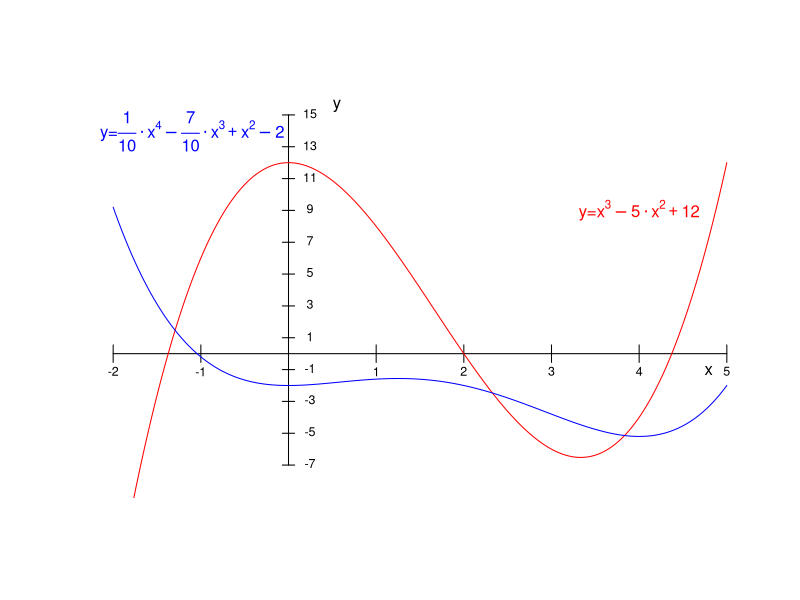
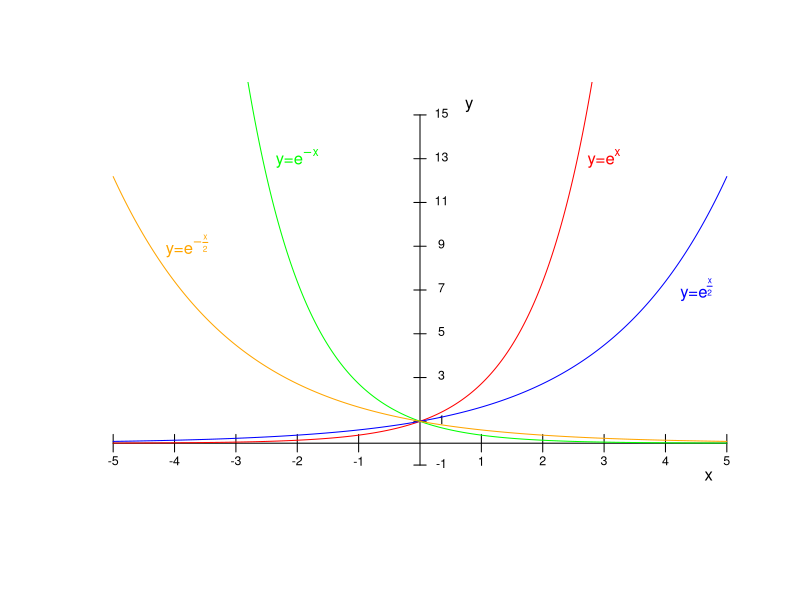
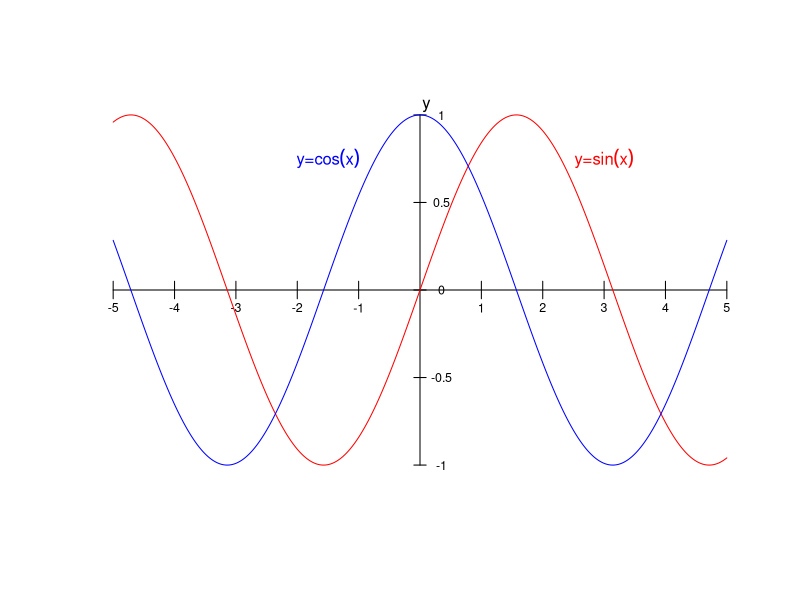
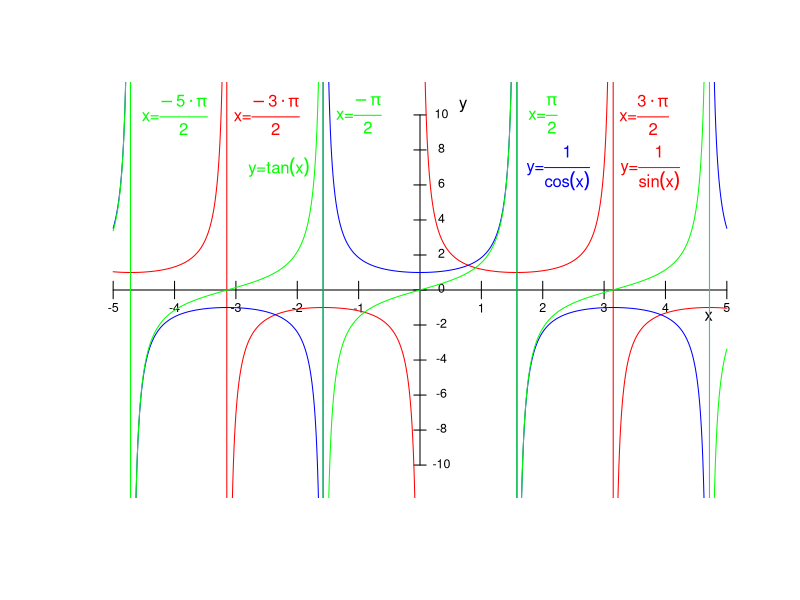
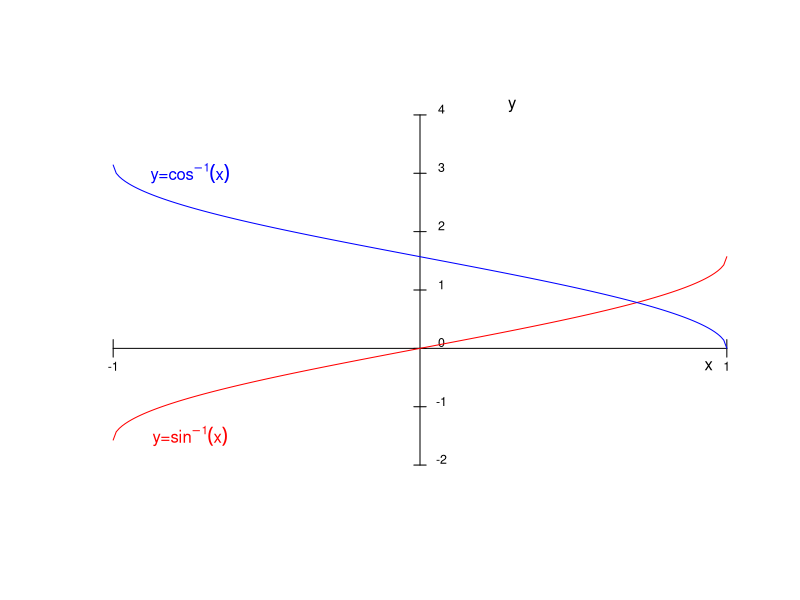
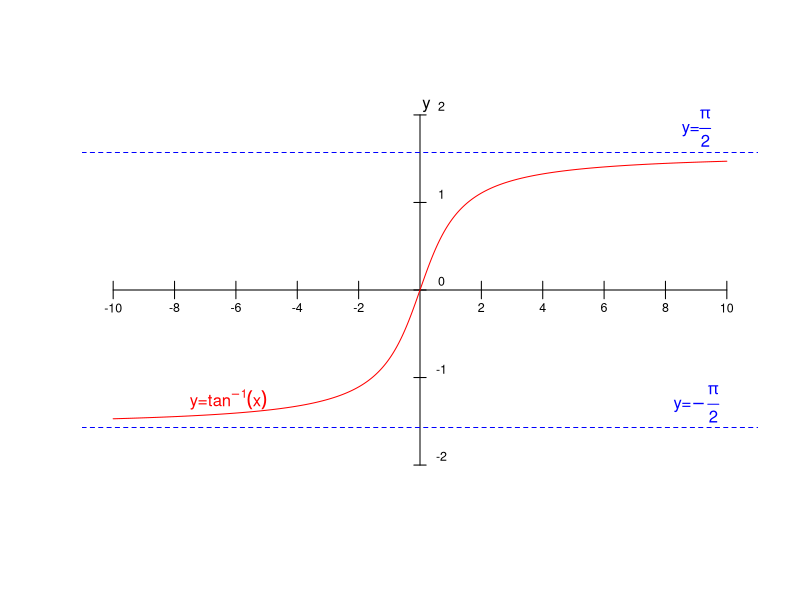

The R script that drew these images, in order:
## ---- chunk 1
knitr::opts_chunk$set(echo = TRUE)
#reticulate::use_python("/Users/juangabriel/anaconda3/bin/python")
#reticulate::py_install("sympy")
## ---- chunk 2
xmin=-2
xmax=5
ymin=-7
ymax=15
tolx=0.01*(xmax-xmin)
toly=0.05*(ymax-ymin)
quantsx=7
quantsy=11
f = function(x){x^3-5*x^2+12}
g = function(x){x^4/10-7*x^3/10+x^2-2}
plot(c(xmin-tolx,xmax+tolx,xmin-tolx,xmax+tolx),c(ymin-toly,ymin-toly,ymax+toly,ymax+toly),type="n",xlab="",ylab="",xaxt="n",yaxt="n",axes=FALSE)
x=seq(from=xmin,to=xmax,by=0.01)
#points(x,f(x),type="l")
lines(c(0,0),c(ymin,ymax))
lines(c(xmin,xmax),c(0,0))
text(xmax-3*tolx,-15*tolx,"x")
text(toly/2,ymax+toly/2,"y")
for (i in 0:(quantsx)){
  if(xmin+((xmax-xmin)/quantsx)*i != 0){
    lines(rep(xmin+((xmax-xmin)/quantsx)*i,2),c(-0.5*toly,+0.5*toly))
    text(xmin+((xmax-xmin)/quantsx)*i,-1*toly,xmin+((xmax-xmin)/quantsx)*i,cex=0.75)}
  }

for (i in 0:(quantsy)){
  lines(c(-tolx,tolx),ymin+rep(((ymax-ymin)/quantsy)*i,2))
 text(3.5*tolx,0.1+ymin+((ymax-ymin)/quantsy)*i,ymin+((ymax-ymin)/quantsy)*i,cex=0.75)
}
lines(x,f(x),col="red")
lines(x,g(x),col="blue")
text(4,9,expression(paste("y=",x^3 - 5%.%x^2 + 12)),col="red")
text(-1.1,14,expression(paste("y=",frac(1,10)%.%x^4 - frac(7,10)%.%x^3 + x^2 - 2)),col="blue")
## ---- chunk 3
xmin=-5
xmax=5
ymin=-1
ymax=15
tolx=0.01*(xmax-xmin)
toly=0.05*(ymax-ymin)
quantsx=10
quantsy=8
f = function(x){exp(x)}
g = function(x){exp(x/2)}
h = function(x){exp(-x)}
k = function(x){exp(-x/2)}
plot(c(xmin-tolx,xmax+tolx,xmin-tolx,xmax+tolx),c(ymin-toly,ymin-toly,ymax+toly,ymax+toly),type="n",xlab="",ylab="",xaxt="n",yaxt="n",axes=FALSE)
x=seq(from=xmin,to=xmax,by=0.01)
#points(x,f(x),type="l")
lines(c(0,0),c(ymin,ymax))
lines(c(xmin,xmax),c(0,0))
text(xmax-3*tolx,-15*tolx,"x")
text(toly,ymax+toly/2,"y")
for (i in 0:(quantsx)){
  if(xmin+((xmax-xmin)/quantsx)*i != 0){
    lines(rep(xmin+((xmax-xmin)/quantsx)*i,2),c(-0.5*toly,+0.5*toly))
    text(xmin+((xmax-xmin)/quantsx)*i,-1*toly,xmin+((xmax-xmin)/quantsx)*i,cex=0.75)}
  }

for (i in 0:(quantsy)){
  lines(c(-tolx,tolx),ymin+rep(((ymax-ymin)/quantsy)*i,2))
 text(3.5*tolx,0.1+ymin+((ymax-ymin)/quantsy)*i,ymin+((ymax-ymin)/quantsy)*i,cex=0.75)
}
lines(x,f(x),col="red")
lines(x,g(x),col="blue")
lines(x,h(x),col="green")
lines(x,k(x),col="orange")
text(3,13,expression(paste("y=",e^x)),col="red")
text(4.5,7,expression(paste("y=",e^frac(x,2))),col="blue")
text(-2,13,expression(paste("y=",e^-x)),col="green")
text(-3.8,9,expression(paste("y=",e^-frac(x,2))),col="orange")
## ---- chunk 4
xmin=-5
xmax=5
ymin=-1
ymax=1
tolx=0.01*(xmax-xmin)
toly=0.05*(ymax-ymin)
quantsx=10
quantsy=4
f = function(x){sin(x)}
g = function(x){cos(x)}
plot(c(xmin-tolx,xmax+tolx,xmin-tolx,xmax+tolx),c(ymin-toly,ymin-toly,ymax+toly,ymax+toly),type="n",xlab="",ylab="",xaxt="n",yaxt="n",axes=FALSE)
x=seq(from=xmin,to=xmax,by=0.01)
#points(x,f(x),type="l")
lines(c(0,0),c(ymin,ymax))
lines(c(xmin,xmax),c(0,0))
text(xmax-3*tolx,-15*tolx,"x")
text(toly,ymax+toly/2,"y")
for (i in 0:(quantsx)){
  if(xmin+((xmax-xmin)/quantsx)*i != 0){
    lines(rep(xmin+((xmax-xmin)/quantsx)*i,2),c(-0.5*toly,+0.5*toly))
    text(xmin+((xmax-xmin)/quantsx)*i,-1*toly,xmin+((xmax-xmin)/quantsx)*i,cex=0.75)}
  }

for (i in 0:(quantsy)){
  lines(c(-tolx,tolx),ymin+rep(((ymax-ymin)/quantsy)*i,2))
 text(3.5*tolx,ymin+((ymax-ymin)/quantsy)*i,ymin+((ymax-ymin)/quantsy)*i,cex=0.75)
}
lines(x,f(x),col="red")
lines(x,g(x),col="blue")
text(3,0.75,expression(paste("y=",sin(x))),col="red")
text(-1.5,0.75,expression(paste("y=",cos(x))),col="blue")
## ---- chunk 5
xmin=-5
xmax=5
ymin=-10
ymax=10
tolx=0.01*(xmax-xmin)
toly=0.05*(ymax-ymin)
quantsx=10
quantsy=10
f = function(x){1/sin(x)}
g = function(x){1/cos(x)}
h = function(x){tan(x)}
plot(c(xmin-tolx,xmax+tolx,xmin-tolx,xmax+tolx),c(ymin-toly,ymin-toly,ymax+toly,ymax+toly),type="n",xlab="",ylab="",xaxt="n",yaxt="n",axes=FALSE)
x=seq(from=xmin,to=xmax,by=0.01)
#points(x,f(x),type="l")
lines(c(0,0),c(ymin,ymax))
lines(c(xmin,xmax),c(0,0))
text(xmax-3*tolx,-15*tolx,"x")
text(toly/2+0.2,ymax+toly/2,"y")
for (i in 0:(quantsx)){
  if(xmin+((xmax-xmin)/quantsx)*i != 0){
    lines(rep(xmin+((xmax-xmin)/quantsx)*i,2),c(-0.5*toly,+0.5*toly))
    text(xmin+((xmax-xmin)/quantsx)*i,-1*toly,xmin+((xmax-xmin)/quantsx)*i,cex=0.75)}
  }

for (i in 0:(quantsy)){
  lines(c(-tolx,tolx),ymin+rep(((ymax-ymin)/quantsy)*i,2))
 text(3.5*tolx,0.1+ymin+((ymax-ymin)/quantsy)*i,ymin+((ymax-ymin)/quantsy)*i,cex=0.75)
}
lines(x,f(x),col="red")
lines(x,g(x),col="blue")
lines(x,h(x),col="green")
text(3.75,7,expression(paste("y=",frac(1,sin(x)))),col="red")
text(2.25,7,expression(paste("y=",frac(1,cos(x)))),col="blue")
text(-2.3,7,expression(paste("y=",tan(x))),col="green")
text(-4,10,expression(paste("x=",frac(-5%.%pi,2))),col="green")
text(-2.5,10,expression(paste("x=",frac(-3%.%pi,2))),col="red")
text(-1,10,expression(paste("x=",frac(-pi,2))),col="green")
text(2,10,expression(paste("x=",frac(pi,2))),col="green")
text(3.65,10,expression(paste("x=",frac(3%.%pi,2))),col="red")
## ---- chunk 6
xmin=-1
xmax=1
ymin=-2
ymax=4
tolx=0.01*(xmax-xmin)
toly=0.05*(ymax-ymin)
quantsx=2
quantsy=6
f = function(x){asin(x)}
g = function(x){acos(x)}
plot(c(xmin-tolx,xmax+tolx,xmin-tolx,xmax+tolx),c(ymin-toly,ymin-toly,ymax+toly,ymax+toly),type="n",xlab="",ylab="",xaxt="n",yaxt="n",axes=FALSE)
x=seq(from=xmin,to=xmax,by=0.01)
#points(x,f(x),type="l")
lines(c(0,0),c(ymin,ymax))
lines(c(xmin,xmax),c(0,0))
text(xmax-3*tolx,-15*tolx,"x")
text(toly,ymax+toly/2,"y")
for (i in 0:(quantsx)){
  if(xmin+((xmax-xmin)/quantsx)*i != 0){
    lines(rep(xmin+((xmax-xmin)/quantsx)*i,2),c(-0.5*toly,+0.5*toly))
    text(xmin+((xmax-xmin)/quantsx)*i,-1*toly,xmin+((xmax-xmin)/quantsx)*i,cex=0.75)}
  }

for (i in 0:(quantsy)){
  lines(c(-tolx,tolx),ymin+rep(((ymax-ymin)/quantsy)*i,2))
 text(3.5*tolx,0.1+ymin+((ymax-ymin)/quantsy)*i,ymin+((ymax-ymin)/quantsy)*i,cex=0.75)
}
lines(x,f(x),col="red")
lines(x,g(x),col="blue")
text(-0.75,-1.5,expression(paste("y=",sin^-1,(x))),col="red")
text(-0.75,3,expression(paste("y=",cos^-1,(x))),col="blue")
## ---- chunk 7
xmin=-10
xmax=10
ymin=-2
ymax=2
tolx=0.01*(xmax-xmin)
toly=0.05*(ymax-ymin)
quantsx=10
quantsy=4
f = function(x){atan(x)}
plot(c(xmin-tolx,xmax+tolx,xmin-tolx,xmax+tolx),c(ymin-toly,ymin-toly,ymax+toly,ymax+toly),type="n",xlab="",ylab="",xaxt="n",yaxt="n",axes=FALSE)
x=seq(from=xmin,to=xmax,by=0.01)
#points(x,f(x),type="l")
lines(c(0,0),c(ymin,ymax))
lines(c(xmin,xmax),c(0,0))
text(xmax-3*tolx,-15*tolx,"x")
text(toly,ymax+toly/2,"y")
for (i in 0:(quantsx)){
  if(xmin+((xmax-xmin)/quantsx)*i != 0){
    lines(rep(xmin+((xmax-xmin)/quantsx)*i,2),c(-0.5*toly,+0.5*toly))
    text(xmin+((xmax-xmin)/quantsx)*i,-1*toly,xmin+((xmax-xmin)/quantsx)*i,cex=0.75)}
  }

for (i in 0:(quantsy)){
  lines(c(-tolx,tolx),ymin+rep(((ymax-ymin)/quantsy)*i,2))
 text(3.5*tolx,0.1+ymin+((ymax-ymin)/quantsy)*i,ymin+((ymax-ymin)/quantsy)*i,cex=0.75)
}
lines(x,f(x),col="red")
abline(h=pi/2,col="blue",lty=2)
abline(h=-pi/2,col="blue",lty=2)
text(-6.25,-1.25,expression(paste("y=",tan^-1,(x))),col="red")
text(9,-1.3,expression(paste("y=",-frac(pi,2))),col="blue")
text(9,1.85,expression(paste("y=",frac(pi,2))),col="blue")
